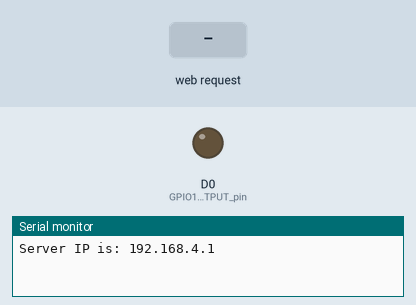
The sketch below on a simulated ESP8266 (NodeMCU). Parts: output pins drawn as LEDs (lit = HIGH), the last lines printed to the serial monitor. The inputs (shaded band) are chosen by the test bench.

Above: at 1.2 s.
1.3 s: HTTP request GET /OFF received
At 1.9 s:
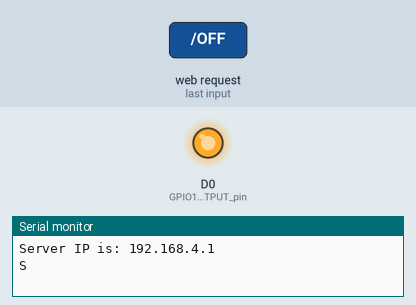
2.8 s: HTTP request GET /ON received
At 3.1 s:
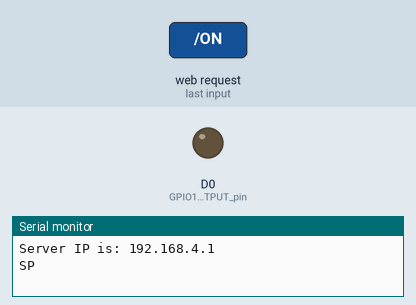
Timing chart, 0 to 5.8 s (numbered marks = the images above; inputs shaded):
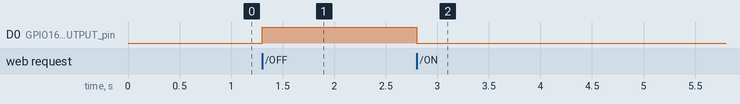

The sketch:

simplewebserver.ino
```cpp
//Title: Robotics Lab 2: Jam Band
//Description: This code contains the functions for creating the tune of the
//             music. It controls two servo motors and 3 buzzers. The buzzers are
//             connected to one output channel
//Team: Tophat - Nathan Pilbrough, Pedro Sierra, Quixin Li
#include <ESP8266WiFi.h>
     WiFiServer server(80);

void setup() {
 //initial web server setup
         WiFi.mode(WIFI_AP); //Our ESP8266-12E is an AccessPoint
         WiFi.softAP("DARTH_VADER", "12345678"); // Provide the (SSID, password); .
         server.begin(); // Start the HTTP Server:

         //Looking under the hood
         Serial.begin(9600);
         IPAddress HTTPS_ServerIP= WiFi.softAPIP(); // Obtain the IP of the Server
         Serial.print("Server IP is: "); // Print the IP to the monitor window
         Serial.println(HTTPS_ServerIP);
         pinMode(D0, OUTPUT); //GPIO16 is an OUTPUT pin;
         digitalWrite(D0, LOW); //Initial state is ON

}

void loop() {
// Check if a client has connected
  WiFiClient client = server.available();
  if (!client) {
    return;
  }

  // Wait until the client sends some data
  while(!client.available()){
    delay(1);
  }

  // Read the first line of the request
  String request = client.readStringUntil('\r');
  //Serial.println(request);
  client.flush();

  // Match the request

 //if the play button is pressed then send a P
  int value = LOW;
  if (request.indexOf("/ON") != -1) {
    Serial.write("P");
    digitalWrite(D0, LOW);
    value = LOW;
  }
  //if the stop button is pressed then send an S
  if (request.indexOf("/OFF") != -1){
    digitalWrite(D0, HIGH);
    Serial.write("S");
    value = HIGH;
  }

// Set ledPin according to the request
//digitalWrite(ledPin, value);


  // Return the response
  client.println("HTTP/1.1 200 OK");
  client.println("Content-Type: text/html");
  client.println(""); //  do not forget this one
  client.println("<!DOCTYPE HTML>");
  client.println("<html>");
  //client.println("<br><input type=\"button\" name=\"b1\" value=\"LED On\"");


  //client.println("onclick=\"location.href=’/ON’\">");
  client.println("<br><br><br>");
  client.println("<a href=\"/ON\"><input type=\"button\" name=\"b1\" value=\"PLAY\"</a><br>");
  //client.println("<br><input type=\"button\" name=\"b1\" value=\"LED Off\"");
  client.println("<a href=\"/OFF\"><input type=\"button\" name=\"b1\" value=\"STOP\"</a><br>");
  client.println("</html>");

  delay(1);
  //Serial.println("Client disonnected");
  //Serial.println("");
}
```

Measured:
- after the input at 1.3 s, D0 (GPIO16_is_an_OUTPUT_pin): LOW → HIGH at once
- after the input at 2.8 s, D0 (GPIO16_is_an_OUTPUT_pin): HIGH → LOW at once
